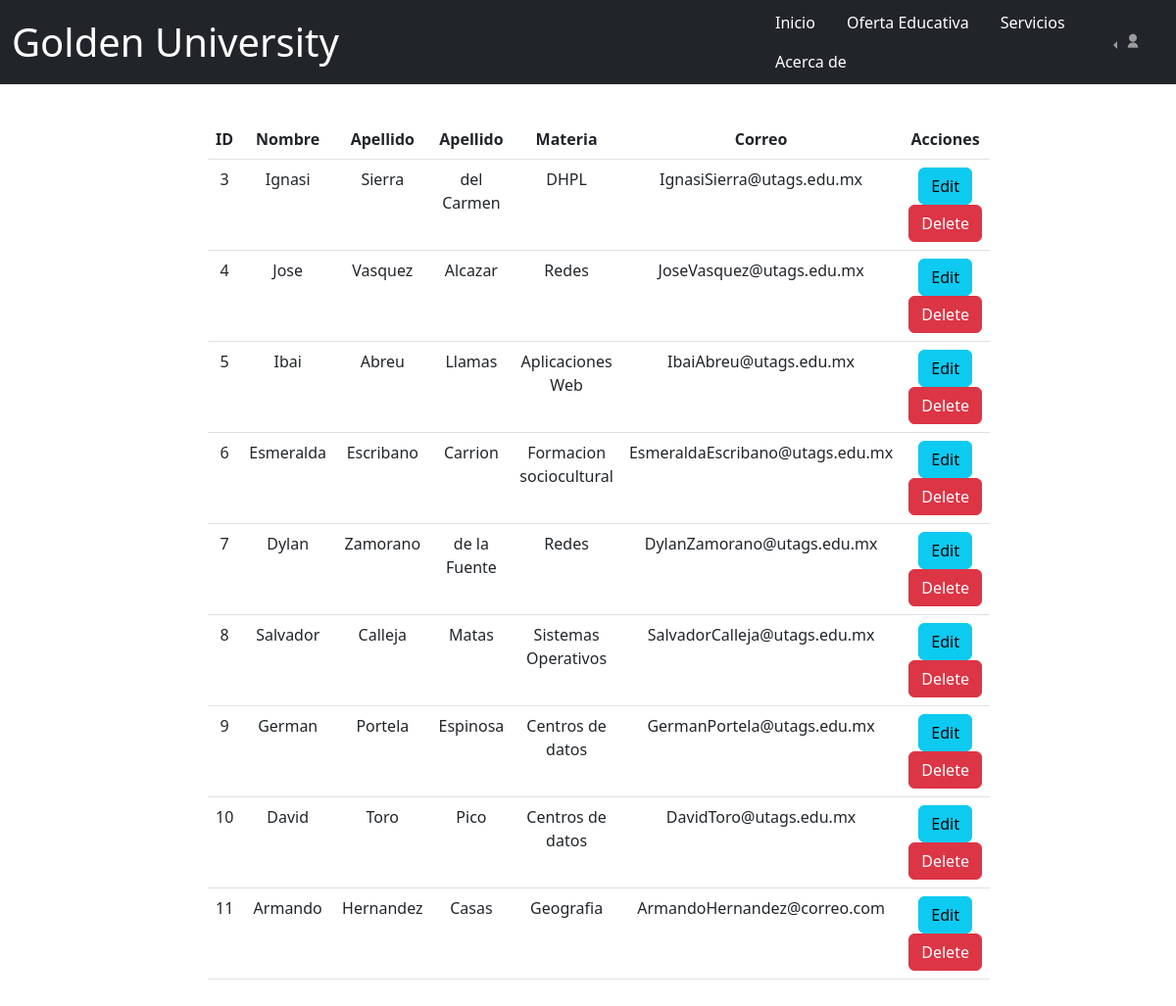
The page /PHP/Consultaprof.php on the database its author committed.
### tables this page shows
CREATE TABLE `docentes` (
  `ID` int(11) NOT NULL,
  `Nombre` varchar(50) DEFAULT NULL,
  `Apellido1` varchar(50) DEFAULT NULL,
  `Apellido2` varchar(50) DEFAULT NULL,
  `Materia` varchar(50) DEFAULT NULL,
  `Correo` varchar(50) DEFAULT NULL
);

### PHP/Consultaprof.php (the view, shortened to what this page needs)
<?php
    include('Conexion.php');
    $Consultaa="SELECT * FROM docentes";
    $result=$conn->query($Consultaa);
?>
<!DOCTYPE html>
<html lang="en">
    <head>
        <link href="https://cdn.jsdelivr.net/npm/bootstrap@5.2.0-beta1/dist/css/bootstrap.min.css" rel="stylesheet">
        <link href="https://cdn.jsdelivr.net/npm/remixicon@2.5.0/fonts/remixicon.css" rel="stylesheet">
        <link rel="stylesheet" href="../Registroylogin/Estilo.css">
    </head>
    <body>
    <div class="container-fluid">
            <br>
            <nav class="navbar navbar-expand-lg navbar-dark bg-dark fixed-top">
                    <div class="container-fluid">
                    <a class="navbar-brand ar tit" href="../HTML/index.html">Golden University</a>
                    <div class="collapse navbar-collapse position-relative end-0" id="navbarNavDarkDropdown">
                        <nav class="nav position-absolute start-50">
                            <a class="nav-link active tb ar" aria-current="page" href="../HTML/index.html">Inicio</a>
                            <a class="nav-link tb ar" href="../HTML/Oferta.html">Oferta Educativa</a>
                            <a class="nav-link tb ar" href="../HTML/Servicio.html">Servicios</a>
                            <a class="nav-link tb ar" href="../HTML/Acerca.html">Acerca de</a>
                        </nav>
                        <ul class="navbar-nav dropstart position-absolute me-3 end-0">
                        <li class="nav-item dropdown">
                            <a class="nav-link dropdown-toggle ar" href="#" id="navbarDarkDropdownMenuLink" role="button" data-bs-toggle="dropdown" aria-expanded="false">
                                <i class="ri-user-fill"></i>
                            </a>
                        </li>
                        </ul>
                    </div>
                    </div>
            </nav>
            <div class="row">
                <div class="col-12">
                    <table class="table mt-5">
                        <thead class="thead-dark">
                            <th scope="col">ID</th>
                            <th scope="col">Nombre</th>
                            <th scope="col">Apellido</th>
                            <th scope="col">Apellido</th>
                            <th scope="col">Materia</th>
                            <th scope="col">Correo</th>
                            <th scope="col">Acciones</th>
                        </thead>
                        <tbody>
                            <?php
                                if($result->fetch_assoc()){
                                    while($row=$result->fetch_assoc()){
                            ?>
                            <tr>
                                <td><?php echo $row['ID'] ?></td>
                                <td><?php echo $row['Nombre'] ?></td>
                                <td><?php echo $row['Apellido1'] ?></td>
                                <td><?php echo $row['Apellido2'] ?></td>
                                <td><?php echo $row['Materia'] ?></td>
                                <td><?php echo $row['Correo'] ?></td>
                                <td><a class="btn btn-info" href="Modificarprof.php?ID=<?php echo $row['ID']; ?>">Edit</a>
                                    <a class="btn btn-danger" href="Deleteprof.php?ID=<?php echo $row['ID']; ?>">Delete</a>
                                </td>
                            </tr>
                            <?php
                                    }}
                            ?>
                        </tbody>
                    </table>
                </div>
            </div>
        </div>
    </body>
</html>

### Registroylogin/Estilo.css (style rules this page uses)
* { padding: 0; margin: 0; box-sizing: border-box; }
body { margin: 50px auto; text-align: center; width: 800px; }
.tit { font-size: 30pt; }
.tb { color: #fff; }

### rows shown on the page
docentes: ID "3", Nombre "Ignasi", Apellido1 "Sierra", Apellido2 "del Carmen", Materia "DHPL", Correo "IgnasiSierra@utags.edu.mx"
docentes: ID "4", Nombre "Jose", Apellido1 "Vasquez", Apellido2 "Alcazar", Materia "Redes", Correo "JoseVasquez@utags.edu.mx"
docentes: ID "5", Nombre "Ibai", Apellido1 "Abreu", Apellido2 "Llamas", Materia "Aplicaciones Web", Correo "IbaiAbreu@utags.edu.mx"
docentes: ID "6", Nombre "Esmeralda", Apellido1 "Escribano", Apellido2 "Carrion", Materia "Formacion sociocultural", Correo "EsmeraldaEscribano@utags.edu.mx"
docentes: ID "7", Nombre "Dylan", Apellido1 "Zamorano", Apellido2 "de la Fuente", Materia "Redes", Correo "DylanZamorano@utags.edu.mx"
docentes: ID "8", Nombre "Salvador", Apellido1 "Calleja", Apellido2 "Matas", Materia "Sistemas Operativos", Correo "SalvadorCalleja@utags.edu.mx"
docentes: ID "9", Nombre "German", Apellido1 "Portela", Apellido2 "Espinosa", Materia "Centros de datos", Correo "GermanPortela@utags.edu.mx"
docentes: ID "10", Nombre "David", Apellido1 "Toro", Apellido2 "Pico", Materia "Centros de datos", Correo "DavidToro@utags.edu.mx"
docentes: ID "11", Nombre "Armando", Apellido1 "Hernandez", Apellido2 "Casas", Materia "Geografia", Correo "ArmandoHernandez@correo.com"
